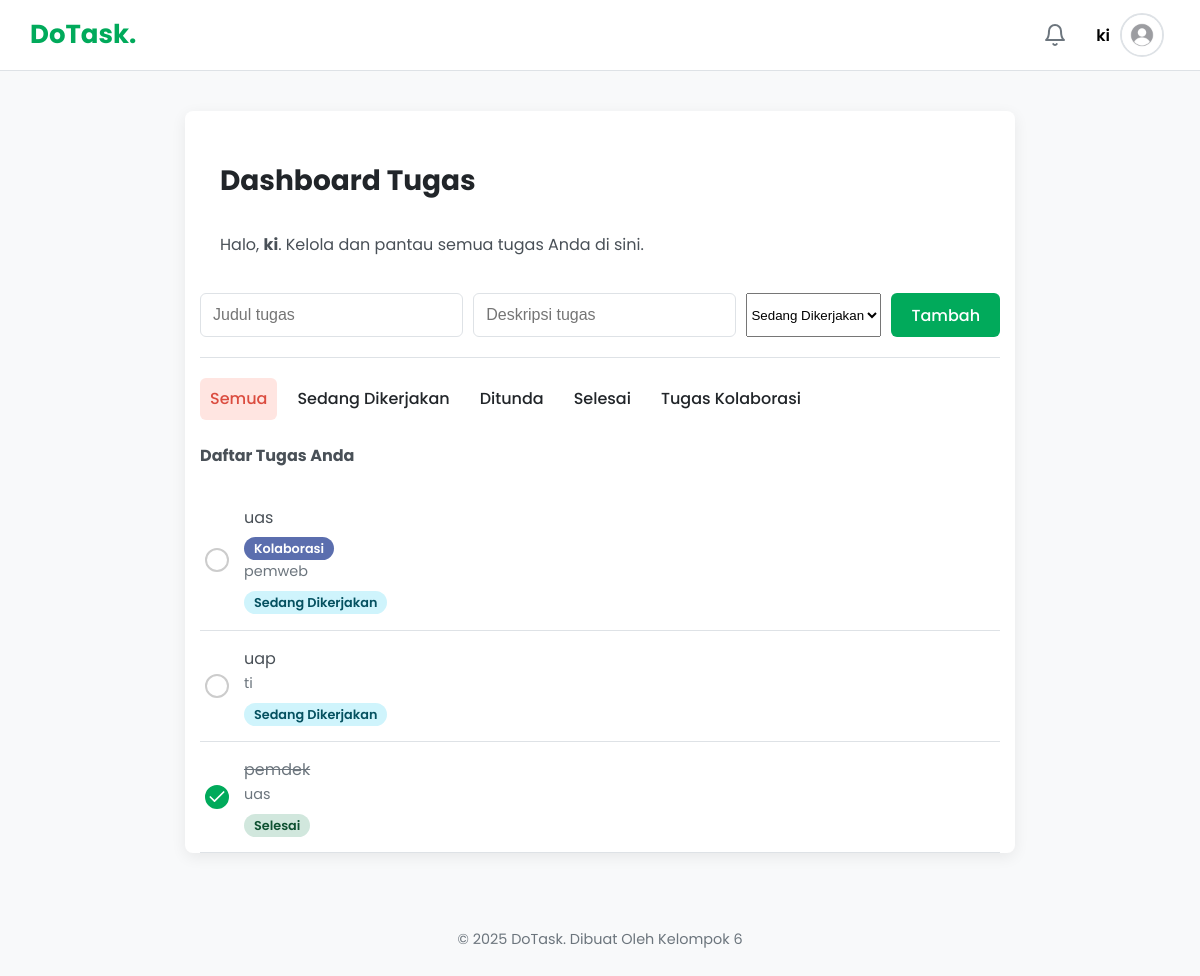
Screenshot of /dashboard.php (signed in) with the database file from the repository.
### tables this page shows
CREATE TABLE `users` (
  `id` int(11) NOT NULL,
  `name` varchar(255) NOT NULL,
  `email` varchar(255) NOT NULL,
  `password` varchar(255) NOT NULL,
  `profile_picture` varchar(255) DEFAULT 'default.png',
  `role` enum('user','admin') NOT NULL DEFAULT 'user',
  `created_at` timestamp NOT NULL DEFAULT current_timestamp()
);

CREATE TABLE `tasks` (
  `id` int(11) NOT NULL,
  `title` varchar(255) NOT NULL,
  `description` text DEFAULT NULL,
  `status` enum('pending','in_progress','completed') NOT NULL DEFAULT 'pending',
  `due_date` datetime DEFAULT NULL,
  `creator_id` int(11) NOT NULL,
  `created_at` timestamp NOT NULL DEFAULT current_timestamp()
);

### dashboard.php (the view, shortened to what this page needs)
<?php
require 'templates/header.php';
$user_id = $_SESSION['user_id'];
$filter = $_GET['status'] ?? 'all';
?>
<div class="main-content">
    <div class="page-header">
        <h3> Dashboard Tugas </h3>
        <p>Halo, <strong><?php echo htmlspecialchars($_SESSION['user_name']); ?></strong>. Kelola dan pantau semua tugas Anda di sini.</p>
    </div>
    <form class="task-form-inline" method="POST">
        <input type="text" name="title" placeholder="Judul tugas" required>
        <input type="text" name="description" placeholder="Deskripsi tugas" required>
        <select name="status">
            <option value="in_progress">Sedang Dikerjakan</option>
        </select>
        <button type="submit" name="add_task">Tambah</button>
    </form>
    <div class="mb-4 mt-4" style="display: flex; gap: 10px; flex-wrap: wrap;">
        <a href="?status=all" class="nav-item <?php if ($filter == 'all') echo 'active'; ?>">Semua</a>
        <a href="?status=in_progress" class="nav-item <?php if ($filter == 'in_progress') echo 'active'; ?>">Sedang Dikerjakan</a>
        <a href="?status=pending" class="nav-item <?php if ($filter == 'pending') echo 'active'; ?>">Ditunda</a>
        <a href="?status=completed" class="nav-item <?php if ($filter == 'completed') echo 'active'; ?>">Selesai</a>
        <a href="?status=collab" class="nav-item <?php if ($filter == 'collab') echo 'active'; ?>">Tugas Kolaborasi</a>
    </div>
    <div class="task-section">
        <h4> Daftar Tugas Anda </h4>
        <?php
      if ($filter === 'collab') {
    $query = "SELECT tasks.* FROM tasks
              INNER JOIN task_collaborators ON tasks.id = task_collaborators.task_id
              WHERE task_collaborators.user_id = $user_id
              ORDER BY tasks.created_at DESC";
} elseif ($filter === 'all') {
    $query = "SELECT DISTINCT tasks.* FROM tasks
              LEFT JOIN task_collaborators ON tasks.id = task_collaborators.task_id
              WHERE tasks.creator_id = $user_id
                 OR task_collaborators.user_id = $user_id
              ORDER BY tasks.created_at DESC";
} else {
    $query = "SELECT DISTINCT tasks.* FROM tasks
              LEFT JOIN task_collaborators ON tasks.id = task_collaborators.task_id
              WHERE (tasks.creator_id = $user_id OR task_collaborators.user_id = $user_id)
                AND tasks.status = '$filter'
              ORDER BY tasks.created_at DESC";
}
        $result = mysqli_query($conn, $query);
        if (mysqli_num_rows($result) > 0):
            while ($task = mysqli_fetch_assoc($result)):
                $status_badge = match($task['status']) {
                    'completed' => '<span class="status-badge status-completed">Selesai</span>',
                    'in_progress' => '<span class="status-badge status-in_progress">Sedang Dikerjakan</span>',
                    'pending' => '<span class="status-badge status-pending">Ditunda</span>',
                    default => '',
                };
        ?>
            <div class="task-item <?php echo $task['status'] === 'completed' ? 'task-completed' : ''; ?>">
                <div class="task-item-left">
                    <div class="task-checkbox" title="<?php echo ucfirst(str_replace('_', ' ', $task['status'])); ?>">
                        <?php if ($task['status'] === 'completed'): ?>
                            <span class="feather" data-feather="check"></span>
                        <?php endif; ?>
                    </div>
                    <div>
                        <div class="task-item-title"><?php echo htmlspecialchars($task['title']); ?></div>
                        <?php
                        $is_collaborative = mysqli_query($conn, "SELECT * FROM task_collaborators WHERE task_id = {$task['id']} AND user_id = $user_id");
                        if (mysqli_num_rows($is_collaborative) > 0): ?>
                        <div style="margin-top: 4px;">
                        <span class="status-badge" style="background-color:#5b6eae; color:white;">Kolaborasi</span>
                            </div>
                        <?php endif; ?>
                        <div style="color: var(--light-text); font-size: 0.9em;">
                            <?php echo htmlspecialchars($task['description']); ?>
                        </div>
                        <div style="margin-top: 6px;"><?php echo $status_badge; ?></div>
                    </div>
                </div>
                <div class="task-item-right">
                </div>
            </div>
        <?php
            endwhile;
        else:
            echo "<p> Tidak ada tugas saat ini. Waktu untuk istirahat! </p><br>";
        endif;
        ?>
    </div>
</div>
<?php require 'templates/footer.php'; ?>

### templates/header.php (shortened to what this page needs)
<?php
require_once __DIR__ . '/../config.php';
$user_profile_picture = 'default.png';
if (isset($_SESSION['user_id'])) {
    $user_id = $_SESSION['user_id'];
$pic_query = "SELECT profile_picture FROM users WHERE id = $user_id";
$pic_result = mysqli_query($conn, $pic_query);
if ($pic_row = mysqli_fetch_assoc($pic_result)) {
    $user_profile_picture = $pic_row['profile_picture'];
} else {
    $user_profile_picture = "default.png";
}
}
?>
<!DOCTYPE html>
<html lang="id">
<head>
    <link rel="stylesheet" href="assets/css/style.css">
</head>
<body>
    <header class="app-header">
        <div class="header-container">
            <div class="logotype">
                <p>DoTask.</a>
            </div>
            <?php if (isset($_SESSION['user_id'])): ?>
                <div class="header-right-actions">
                    <a href="notifications.php" class="header-action-btn" title="Notifikasi">
                        <i data-feather="bell"></i>
                    </a>
                    <div class="profile-menu">
                        <button class="profile-toggle" id="profile-toggle-btn">
                            <span><?php echo htmlspecialchars($_SESSION['user_name']); ?></span>
                            <img src="uploads/<?php echo htmlspecialchars($user_profile_picture); ?>" alt="Profil" class="profile-avatar">
                        </button>
                    </div>
                </div>
            <?php endif; ?>
        </div>
    </header>
    <div class="main-container">

### assets/css/style.css (style rules this page uses)
:root { --primary-color: #01aa5b; --primary-hover: #018d4a; --dark-text: #212529; --body-text: #495057; --light-text: #6c757d; --light-bg: #f8f9fa; --border-color: #dee2e6; --white-color: #FFFFFF; --shadow: 0 4px 15px rgba(0, 0, 0, 0.07); --success-color: #198754; --danger-color: #dc3545; }
body { font-family: 'Poppins', sans-serif; background-color: var(--light-bg); color: var(--body-text); line-height: 1.6; margin: 0; }
.app-header { background-color: var(--white-color); border-bottom: 1px solid var(--border-color); padding: 0 30px; position: sticky; top: 0; z-index: 1000; }
.header-container { display: flex; justify-content: space-between; align-items: center; height: 70px; }
.logotype p { font-size: 26px; font-weight: 700; color: var(--primary-color); text-decoration: none; }
.profile-menu { position: relative; }
.profile-toggle { display: flex; align-items: center; background: none; border: none; cursor: pointer; padding: 6px; border-radius: 30px; transition: background-color 0.2s; }
.profile-toggle span { font-weight: 600; margin-right: 10px; }
.profile-avatar { width: 40px; height: 40px; border-radius: 50%; object-fit: cover; border: 2px solid var(--border-color); }
.main-content { max-width: 800px; margin: 40px auto; padding: 0 15px; background-color: var(--white-color); border-radius: 8px; box-shadow: var(--shadow); }
button, .btn { font-family: 'Poppins', sans-serif; padding: 12px 24px; font-size: 16px; font-weight: 600; }
h3 { font-size: 28px; font-weight: 700; color: var(--dark-text); }
.page-header { padding-bottom: 15px; }
:root { --todoist-red: #db4c3f; --todoist-red-hover: #c94436; }
.nav-item { display: flex; align-items: center; padding: 8px 10px; border-radius: 6px; color: var(--dark-text); text-decoration: none; font-weight: 500; margin-bottom: 2px; }
.nav-item.active { background-color: #ffe5e1; color: #db4c3f; }
.task-item { display: flex; align-items: flex-start; padding: 15px 5px; border-bottom: 1px solid var(--border-color); }
.task-item-left { display: flex; align-items: center; gap: 15px; }
.task-checkbox { width: 20px; height: 20px; border-radius: 50%; border: 2px solid #ccc; cursor: pointer; background-color: transparent; transition: border-color 0.2s; }
.task-item-title { font-size: 1em; }
.task-form-inline { display: flex; gap: 10px; margin-bottom: 20px; padding-bottom: 20px; border-bottom: 1px solid var(--border-color); }
.task-form-inline input[type="text"] { flex-grow: 1; font-size: 1em; padding: 12px; border: 1px solid var(--border-color); border-radius: 6px; }
.task-form-inline button { background-color: var(--primary-color); color: white; border: none; border-radius: 6px; font-weight: 500; padding: 0 20px; cursor: pointer; }
.task-checkbox { width: 20px; height: 20px; border-radius: 50%; border: 2px solid #ccc; cursor: pointer; background-color: transparent; transition: all 0.2s; display: flex; align-items: center; justify-content: center; color: white; }
.task-item.task-completed .task-checkbox { background-color: var(--primary-color); border-color: var(--primary-color); }
.task-item.task-completed .task-item-title { text-decoration: line-through; color: var(--light-text); }
.task-item-right { display: flex; align-items: center; }
.role-badge, .status-badge { padding: 3px 10px; border-radius: 20px; font-size: 0.8em; font-weight: 600; text-transform: capitalize; }
.status-in_progress { background-color: #cff4fc; color: #055160; }
.status-completed { background-color: #d1e7dd; color: #0f5132; }
.header-right-actions { display: flex; align-items: center; gap: 15px; }
.header-action-btn { position: relative; color: var(--light-text); padding: 8px; border-radius: 50%; display: flex; align-items: center; justify-content: center; transition: background-color 0.2s, color 0.2s; }
.page-header { max-width: 800px; margin: 0 auto; padding: 20px; }

### rows the page displays
users: profile_picture (placeholder picture)
tasks: title "uas", shows "Kolaborasi", description "pemweb", status "Sedang Dikerjakan"
tasks: title "uap", description "ti", status "Sedang Dikerjakan"
tasks: title "pemdek", description "uas", status "Selesai"

### other values shown
$_SESSION['user_name'] "ki"
